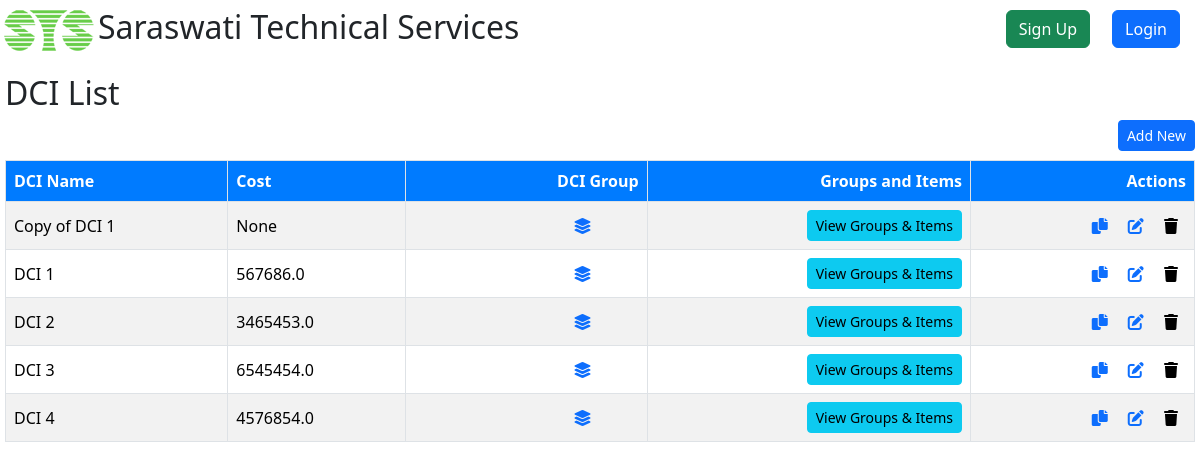
Page /dci/dciList on the earlier database version.
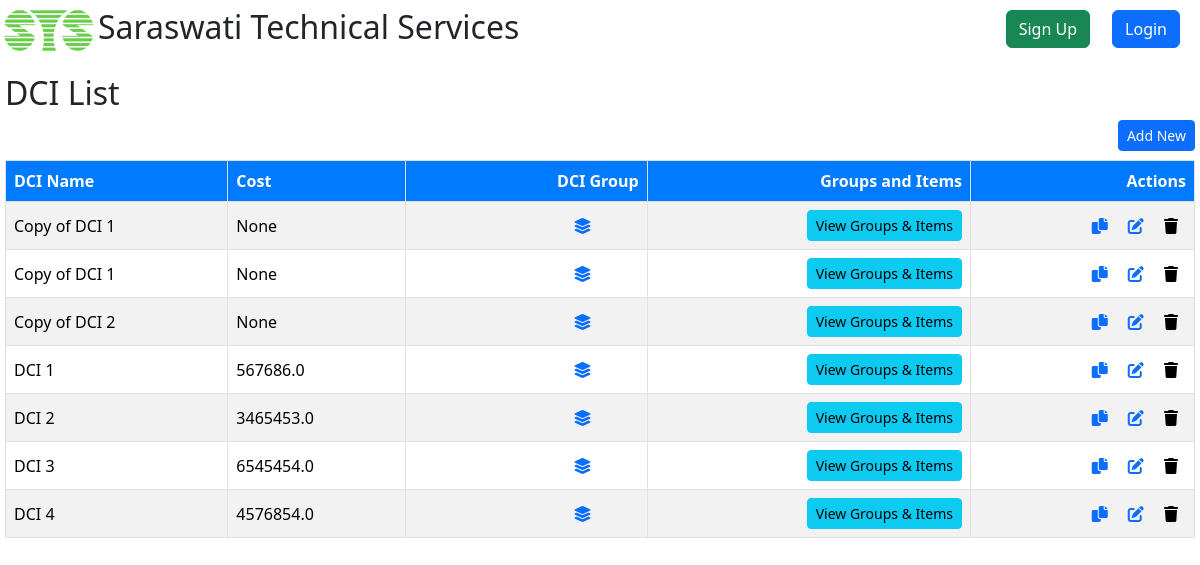
Same page on the later database version.
### DCI/models.py (models this page shows, shortened)
class DCI(models.Model):
    name = models.CharField(max_length=30, blank=True, null=True)
    cost = models.FloatField(blank=True,null=True)

### DCI/views.py (the view)
# urls.py: path('dciList', views.dciList, name='dciList'),
def dciList(request):
    dci = DCI.objects.all().order_by('name')
    context = {"dci": dci}
    return render(request, "dci/dciList.html", context)

### DCI/templates/dci/dciList.html (shortened to what this page needs)
{% extends 'registration/base.html' %}
{% block content %}
  <h2>DCI List</h2>
  <a href="{% url 'dciCreateView' %}">
    <button type="button" class="btn btn-primary btn-sm" style="float:right;">Add New</button>
  </a>
  <table class="table table-striped table-hover">
    <thead>
      <tr class="m-5 p-8 text-center">
        <th class="text-start border">DCI Name</th>
        <th class="text-start border">Cost</th>
        <th class="text-end  border">DCI Group</th>
        <th class="text-end  border">Groups and Items</th>
        <th class="text-end border">Actions</th>
      </tr>
    </thead>
    <tbody>
      {% for dc in dci %}
        <tr class="text-center">
          <td class="border text-start">{{ dc.name }}</td>
          <td class="border text-start">{{dc.cost}}</td>
          <td class="border text-end">
            <a href="{% url 'dciOfDciGroup' dc.id %}" class="mx-5" data-bs-toggle="tooltip" title="View DCI Groups">
              <i class="fas fa-layer-group"></i>
            </a>
          </td>
          <td class="border text-end">
            <a href="{% url 'dciGroupsAndItems' dc.id %}" class="btn btn-info btn-sm" data-bs-toggle="tooltip" title="DCI Groups & Items">
              View Groups & Items
            </a>
          </td>
          <td class="border text-end ">
            <div>
              <a href="{% url 'copyDci' dc.id %}" class="mx-2" data-bs-toggle="tooltip" title="Copy DCI"><i class="fas fa-copy"></i></a>
              <a href="{% url 'dciUpdateView' dc.id %}" class="mx-2" data-bs-toggle="tooltip" title="Edit DCI"><i class="fas fa-edit"></i></a>
              <form action="{% url 'dciDeleteView' dc.id %}" method="post" style="display:inline;" id="delete-form-{{ dc.id }}">
                <button type="submit" class="mx-2" style="border:none; background:none; padding:0;" data-bs-toggle="tooltip" title="Delete DCI">
                  <i class="fas fa-trash"></i>
                </button>
              </form>
            </div>
          </td>
        </tr>
      {% endfor %}
    </tbody>
  </table>
{% endblock %}

Differences in the rows shown:
added DCI: name "Copy of DCI 1", cost "None"
added DCI: name "Copy of DCI 2", cost "None"
